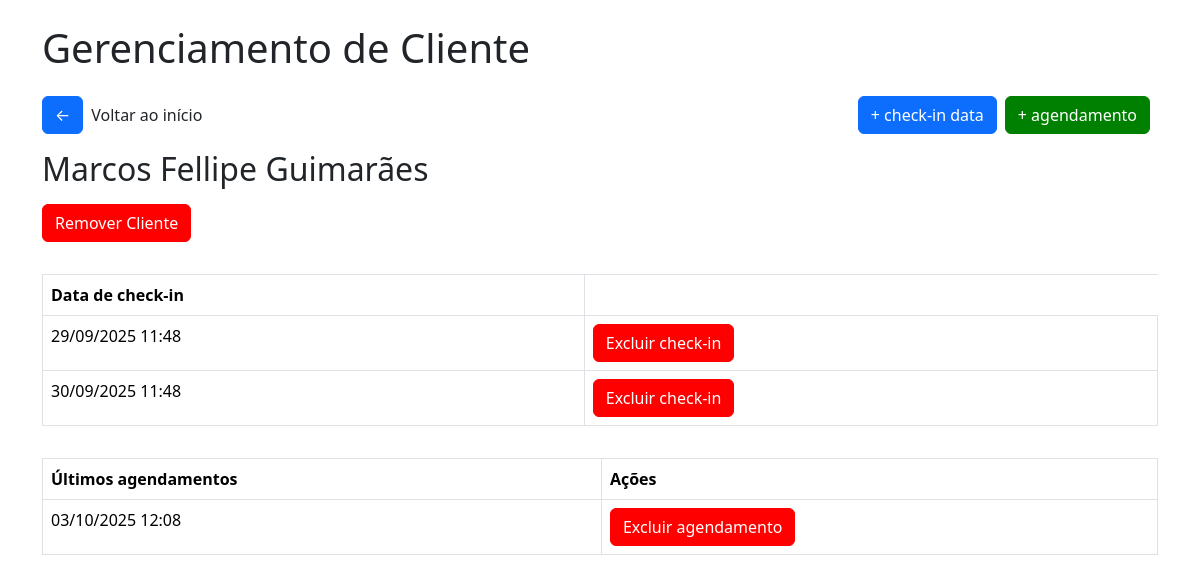
Page /clientelimpeza/1 on the earlier database version.
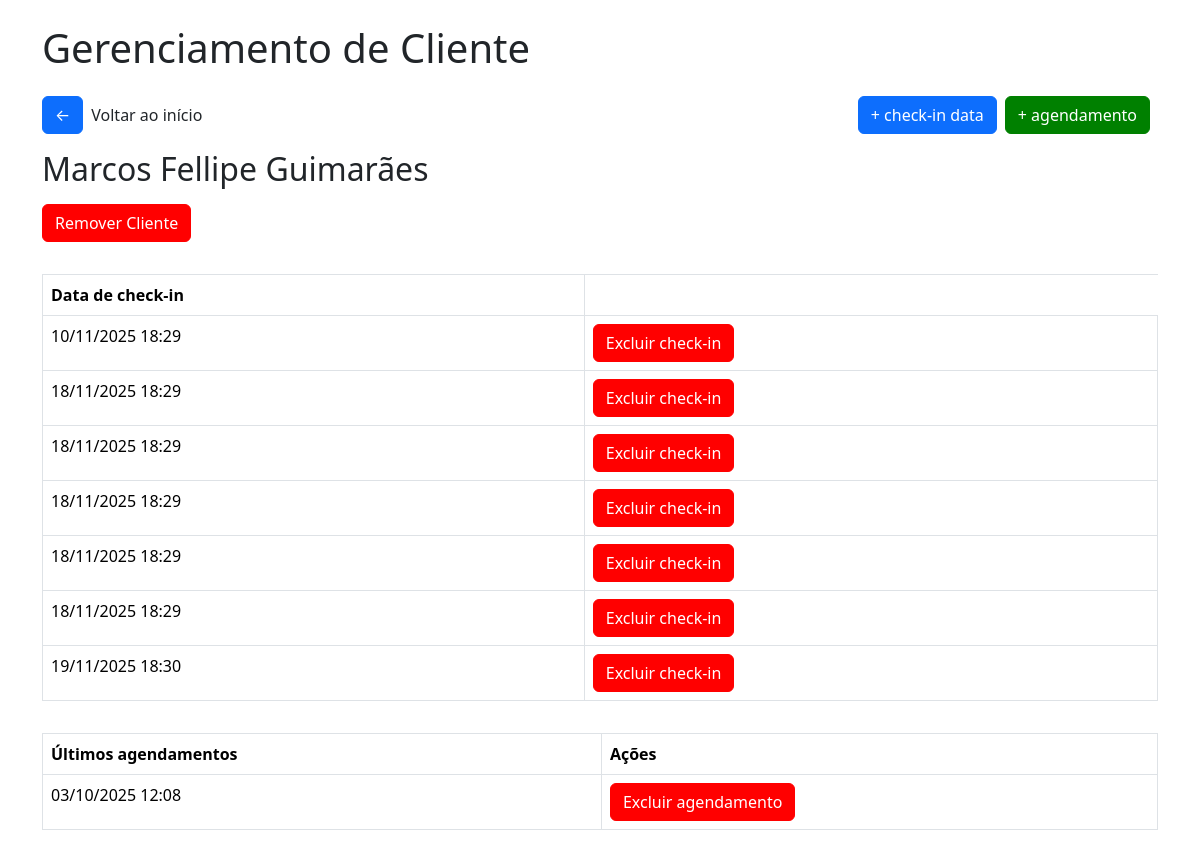
Same page on the later database version.
### tables this page shows
CREATE TABLE checkin_limpeza (
        id INTEGER PRIMARY KEY AUTOINCREMENT,
        cliente_id INTEGER,
        data DATETIME,
        FOREIGN KEY(cliente_id) REFERENCES clientes(id)
    );

CREATE TABLE historico_agendamento_limpeza (
        id INTEGER PRIMARY KEY AUTOINCREMENT,
        cliente_id INTEGER,
        data DATETIME,
        FOREIGN KEY(cliente_id) REFERENCES clientes(id)
    );

### app/views/limpeza.py (the view)
@app.route('/clientelimpeza/<int:cliente_id>')
def cliente_limpeza(cliente_id):
    conn = get_db_connection()
    cliente = conn.execute("SELECT * FROM cliente_limpeza WHERE id = ?", (cliente_id,)).fetchone()
    checkins = conn.execute("SELECT * FROM checkin_limpeza WHERE cliente_id = ? ORDER BY data ASC", (cliente_id,))
    agendamentos = conn.execute("SELECT * FROM historico_agendamento_limpeza WHERE cliente_id = ? ORDER BY data ASC", (cliente_id,))
    return render_template('limpeza/cliente_limpeza.html', cliente=cliente, checkins=checkins, agendamentos=agendamentos)

### app/model/model.py (called while the page is built)
def get_db_connection():
    conn = sqlite3.connect('checkins.db')
    conn.row_factory = sqlite3.Row
    return conn

### app/templates/limpeza/cliente_limpeza.html (shortened to what this page needs)
<!DOCTYPE html>
<html lang="pt-br">
<head>
    <link href="https://cdn.jsdelivr.net/npm/bootstrap@5.3.2/dist/css/bootstrap.min.css" rel="stylesheet">
    <link rel="stylesheet" href="{{url_for('static', filename='css/style.css')}}">
    <link rel="stylesheet" href="{{url_for('static', filename='css/modal.css')}}">
</head>
<body>
    <div class="container">
        <h1 class="mb-4">
            Gerenciamento de Cliente
        </h1>
        <div class="box-btn-home">
            <div class="box"><a href="/limpeza" class="btn btn-primary btn-home">&#x2190</a>
            <p>Voltar ao início</p></div>
            <div class="box">
                <a href="/adcheckindatalimpeza/{{cliente.id}}" class="btn btn-primary btn-home">+ check-in data</a>
                <a href="/adicionaragendamentolimpeza/{{cliente.id}}" class="btn btn-primary btn-home green">+ agendamento</a>
            </div>
        </div>
        <h2 class="mb-3">
            {{cliente.nome}}
        </h2>
        <button class="btn btn-primary btn-remover" id="openModal">Remover Cliente</button>
        <table class="table table-bordered table-checkin">
            <thead>
                <tr>
                <th>Data de check-in</th>
                </tr>
            </thead>
            <tbody>
                {% for checkin in checkins %}
                <tr>
                <td>{{ checkin.data }}</td>
                <td><a href="/excluircheckinlimpeza/{{checkin.id}}" class="btn btn-primary btn-remover excludecheckin">Excluir check-in</a></td>
                </tr>
                {% endfor %}
            </tbody>
        </table>
        <table class="table table-bordered table-checkin">
            <thead>
                <tr>
                <th>Últimos agendamentos</th>
                <th>Ações</th>
                </tr>
            </thead>
            <tbody>
                {% for a in agendamentos %}
                <tr>
                <td>{{ a.data }}</td>
                <td><a href="/excluiragendamentolimpeza/{{a.id}}" class="btn btn-primary btn-remover excludecheckin">Excluir agendamento</a></td>
                </tr>
                {% endfor %}
            </tbody>
        </table>
</body>
</html>

Differences in the rows shown:
removed checkin_limpeza: data "29/09/2025 11:48"
removed checkin_limpeza: data "30/09/2025 11:48"
added checkin_limpeza: data "10/11/2025 18:29"
added checkin_limpeza: data "18/11/2025 18:29"
added checkin_limpeza: data "18/11/2025 18:29"
added checkin_limpeza: data "18/11/2025 18:29"
added checkin_limpeza: data "18/11/2025 18:29"
added checkin_limpeza: data "18/11/2025 18:29"
added checkin_limpeza: data "19/11/2025 18:30"
